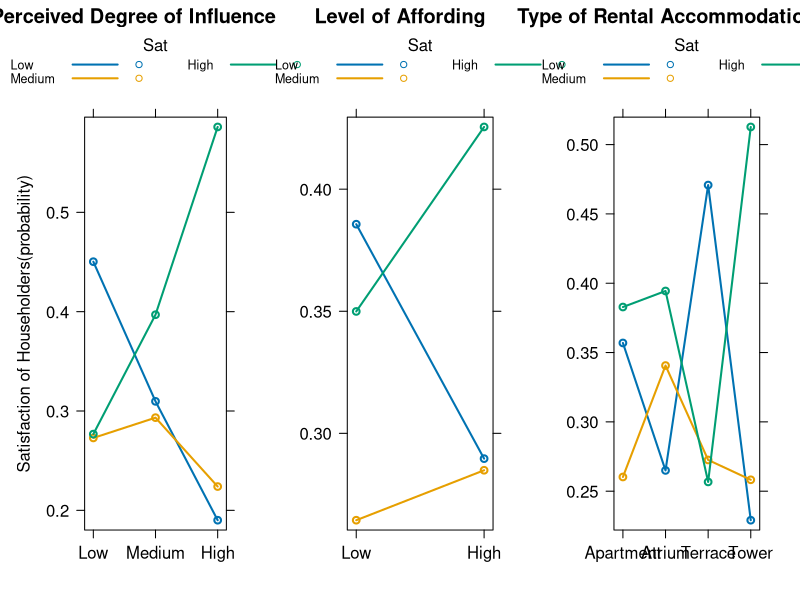

Here is the R script that generated this plot:
## ---- chunk 1
knitr::opts_chunk$set(fig.align = 'center', message = FALSE, warning = FALSE)
## ---- chunk 2
library(MASS)
library(tidyverse)
library(nnet)
library(effects)

t = housing$Freq
housing.df = as.data.frame(apply(housing, 2, function(x)rep(x, t)), row.names = FALSE)
head(housing.df) %>% knitr::kable(caption = "Conditions of Copenhagen Housing")

# Format categorical variables
housing.df$Sat = factor(housing.df$Sat, levels = c("Low", "Medium", "High"))
housing.df$Infl = factor(housing.df$Infl, levels = c("Low", "Medium", "High"))
housing.df$Type = factor(housing.df$Type)
housing.df$Cont = factor(housing.df$Cont, levels = c("Low", "High"))
str(housing.df)
summary(housing.df)
## ---- chunk 3
model = multinom(Sat ~ Infl + Type + Cont, data = housing.df)
summary(model)
## ---- chunk 4
z = summary(model)$coefficients/summary(model)$standard.errors
(1 - pnorm(abs(z), 0, 1)) * 2
## ---- chunk 5
p1 = plot(Effect("Infl", model), multiline = TRUE, axes=list(
  x = list(Infl = list(lab = "")),
  y = list(lab = "Satisfaction of Householders(probability)")),
  main = "Perceived Degree of Influence")
p2 = plot(Effect("Type", model), multiline = TRUE, axes=list(
  x = list(Type = list(lab = "")),
  y = list(lab = "")),
  main = "Type of Rental Accommodation")
p3 = plot(Effect("Cont", model), multiline = TRUE, axes=list(
  x = list(Cont = list(lab = "")),
  y = list(lab = "")),
  main = "Level of Affording")
gridExtra::grid.arrange(p1,p3,p2,nrow =1)
## ---- chunk 6
predict(model, data.frame(Type = "Apartment", Infl = "Low", Cont = "High"))
